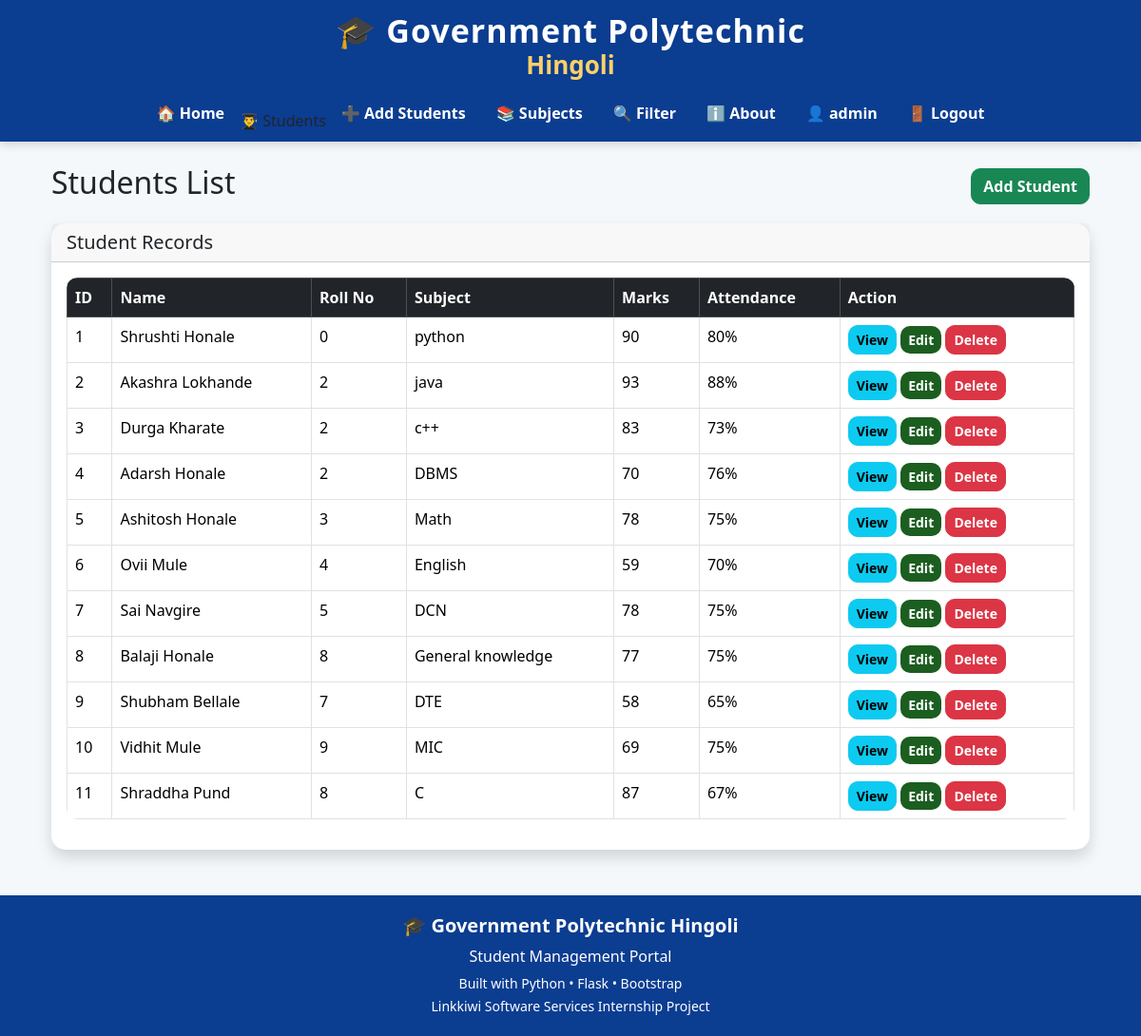
The app's page /students (signed in) with its own data.
### tables this page shows
CREATE TABLE students (
            id INTEGER PRIMARY KEY AUTOINCREMENT,
            name TEXT NOT NULL,
            roll INTEGER NOT NULL,
            marks INTEGER NOT NULL,
            subject TEXT NOT NULL,
            attendance INTEGER DEFAULT 0
        );

### app.py (the view)
@app.route("/students")
def students():
    conn = get_db()
    students = conn.execute(
        "SELECT * FROM students"
    ).fetchall()
    conn.close()
    return render_template(
        "students.html",
        students=students
    )

### database.py (called while the page is built)
def get_db():
    conn = sqlite3.connect(
        DB_PATH
    )
    conn.row_factory = sqlite3.Row
    return conn

### templates/students.html (shortened to what this page needs)
{% extends "base.html" %}
{% block content %}
<div class="container mt-4">
    <div class="d-flex justify-content-between align-items-center mb-3">
        <h2>
            Students List
        </h2>
        <a href="/add_student" class="btn btn-success">
            Add Student
        </a>
    </div>
    <div class="card shadow">
        <div class="card-header">
            <h5 class="mb-0">
                Student Records
            </h5>
        </div>
        <div class="card-body">
            <div class="table-responsive">
                <table class="table table-bordered table-hover">
                    <thead class="table-dark">
                        <tr>
                            <th>
                                ID
                            </th>
                            <th>
                                Name
                            </th>
                            <th>
                                Roll No
                            </th>
                            <th>
                                Subject
                            </th>
                            <th>
                                Marks
                            </th>
                            <th>
                                Attendance
                            </th>
                            <th>
                                Action
                            </th>
                        </tr>
                    </thead>
                    <tbody>
                    {% for student in students %}
                        <tr>
                            <td>
                                {{ student['id'] }}
                            </td>
                            <td>
                                {{ student['name'] }}
                            </td>
                            <td>
                                {{ student['roll'] }}
                            </td>
                            <td>
                                {{ student['subject'] }}
                            </td>
                            <td>
                                {{ student['marks'] }}
                            </td>
                            <td>
                                {{ student['attendance'] }}%
                            </td>
                            <td>
                                <a href="/detail/{{ student['id'] }}"
                                   class="btn btn-info btn-sm">
                                    View
                                </a>
                                <a href="/edit_student/{{ student['id'] }}"
                                   class="btn btn-primary btn-sm">
                                    Edit
                                </a>
                                <a href="/delete_student/{{ student['id'] }}"
                                   class="btn btn-danger btn-sm"
                                   onclick="return confirm('Delete this student?');">
                                    Delete
                                </a>
                            </td>
                        </tr>
                    {% endfor %}
                    </tbody>
                </table>
            </div>
        </div>
    </div>
</div>
{% endblock %}

### templates/base.html (style rules this page uses)
body { font-family:"Segoe UI",sans-serif; background:#f4f8fb; margin:0; padding:0; }
.container { min-height:75vh; }
.card { border:none; border-radius:15px; box-shadow:0 4px 15px rgba(0,0,0,.08); transition:.3s; }
.btn { border-radius:10px; font-weight:600; }
.btn-primary { background:#1b5e20; border:none; }
.table { background:white; border-radius:12px; overflow:hidden; }
.table thead { background:#1b5e20; color:white; }

### records on screen
students: id "1", name "Shrushti Honale", roll "0", subject "python", marks "90", attendance "80"
students: id "2", name "Akashra Lokhande", roll "2", subject "java", marks "93", attendance "88"
students: id "3", name "Durga Kharate", roll "2", subject "c++", marks "83", attendance "73"
students: id "4", name "Adarsh Honale", roll "2", subject "DBMS", marks "70", attendance "76"
students: id "5", name "Ashitosh Honale", roll "3", subject "Math", marks "78", attendance "75"
students: id "6", name "Ovii Mule", roll "4", subject "English", marks "59", attendance "70"
students: id "7", name "Sai Navgire", roll "5", subject "DCN", marks "78", attendance "75"
students: id "8", name "Balaji Honale", roll "8", subject "General knowledge", marks "77", attendance "75"
students: id "9", name "Shubham Bellale", roll "7", subject "DTE", marks "58", attendance "65"
students: id "10", name "Vidhit Mule", roll "9", subject "MIC", marks "69", attendance "75"
students: id "11", name "Shraddha Pund", roll "8", subject "C", marks "87", attendance "67"

### other values on screen
{{ session.username }} "admin"
